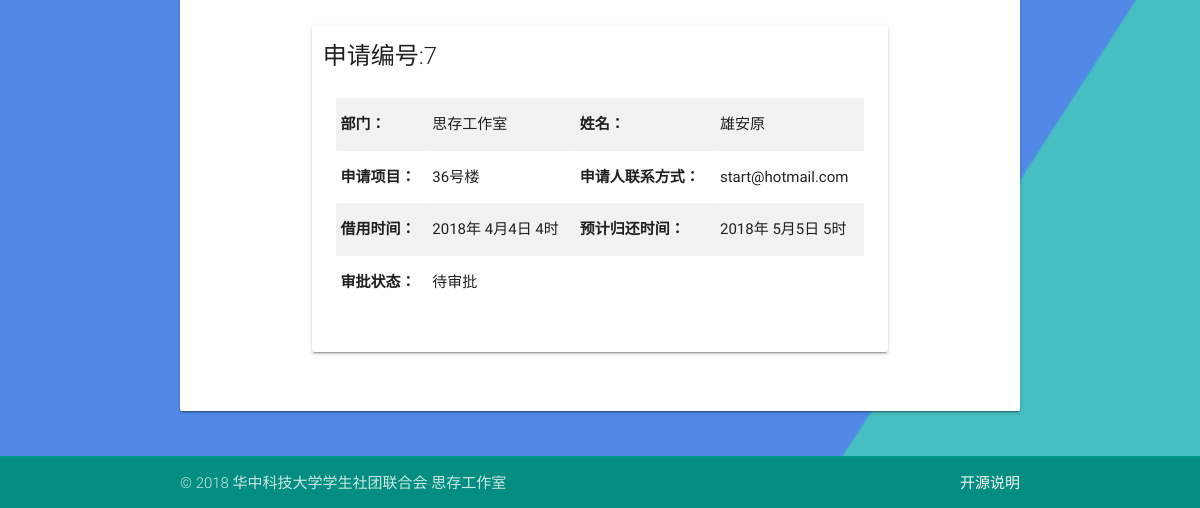
Page /records/ (signed in, lower part) on the earlier database version.
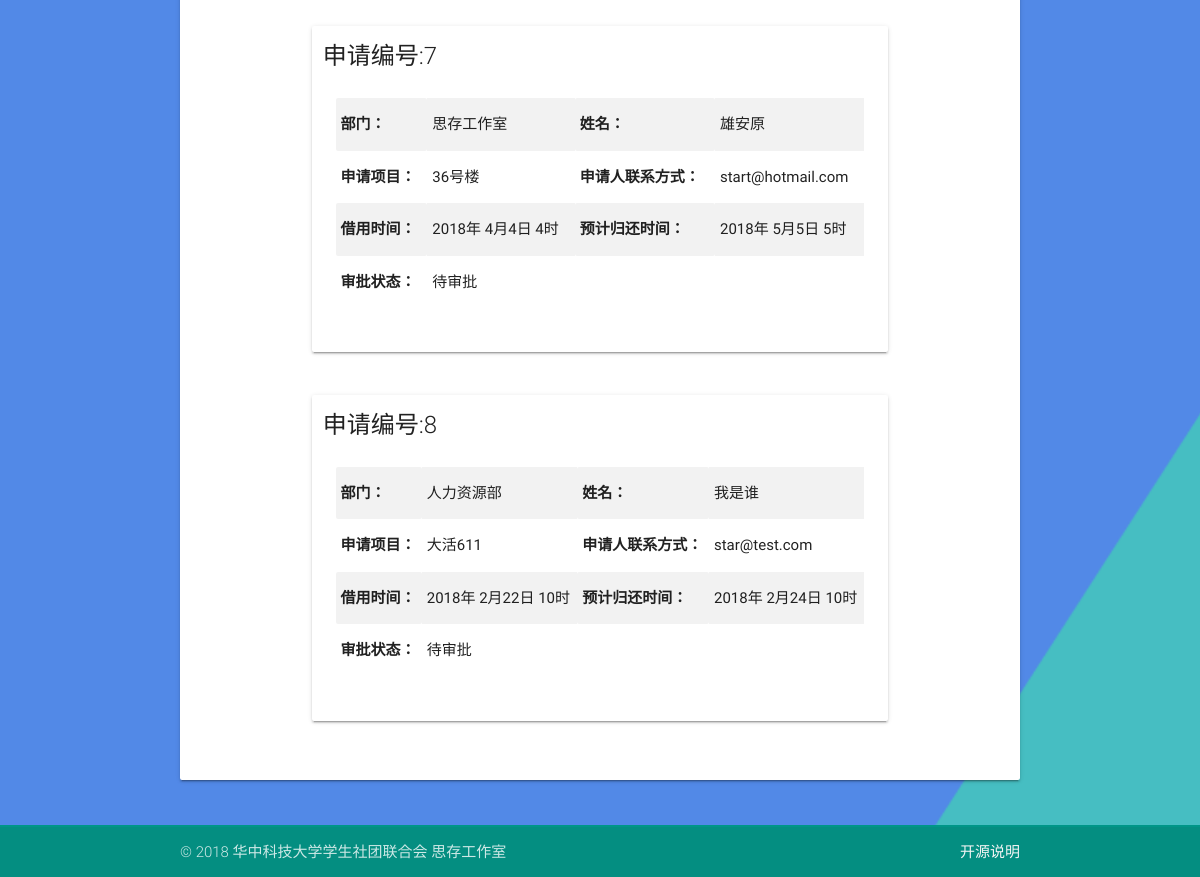
Same page on the later database version.
### tables this page shows
CREATE TABLE CLASSROOM
       (ID  INTEGER    PRIMARY KEY     AUTOINCREMENT,
       DEP     TEXT    NOT NULL,
       NAME    TEXT    NOT NULL,
       CLASSROOM TEXT   NOT NULL,
       CONTACT TEXT    NOT NULL,
       STARTYEAR   INT    NOT NULL,
       STARTMONTH   INT    NOT NULL,
       STARTDAY   INT    NOT NULL,
       STARTHOUR   INT    NOT NULL,
       ENDINGYEAR  TEXT    NOT NULL,
       ENDINGMONTH  TEXT    NOT NULL,
       ENDINGDAY  TEXT    NOT NULL,
       ENDINGHOUR  TEXT    NOT NULL,
       STATUS  INTEGER NOT NULL,
       ADMIN   TEXT );

### app.py (the view)
@app.route('/records/')
@login_verify
def records():
    if 'id' in session:
        tablename = 'material'
    elif 'id2' in session:
        tablename = 'classroom'
    results = get_records(tablename, expire_date().year, expire_date().month)
    num = len(results)
    return render_template('records.html', msgs = results, num = num)

### app.py (called while the page is built)
def expire_date():
    a_month = timedelta(days=31)
    expire_date = date.today() - a_month
    return expire_date

def get_records(tablename, year, month):
    with sqlite3.connect(DATABASE) as database:
        c = database.cursor()
        cursor = c.execute('select * from %s where endingyear >= %d and endingmonth >= %d;'% (tablename, year, month))
        records = cursor.fetchall()
        return records

def login_verify(to_be_decorated):
    @wraps(to_be_decorated)
    def decorated(*args, **kwargs):
        if 'id' not in session and 'id2' not in session:
            flash("请登录！", category="error")     # NOTE: flash-msg show in the NEXT page
            return redirect(url_for('login'))
        return to_be_decorated(*args, **kwargs)
    return decorated

### templates/records.html (shortened to what this page needs)
{% extends "base.html" %}
{% block content %}
<div class="container">
  <div class="card-panel" style="margin-top:1em;">
{% for i in range(0,num)  %}
<div class="container">
<div class="row">
<div class="card col s12">
      <div class="card-title" style="margin-top:0.5em;">  申请编号:{{ msgs[i][0] }}
          </div>
      <div class="card-content">
      	<div class="row">
      		<table class="striped col s12">
            <tr>
              <th>部门：</th><td> {{ msgs[i][1] }}</td>
              <th>姓名：</th><td> {{ msgs[i][2] }}</td>
            </tr>
            <tr>
      				<th>申请项目：</th><td> {{ msgs[i][3] }} </td>
              <th>申请人联系方式：</th><td> {{ msgs[i][4] }} </td>
      			</tr>
            <tr>
      				<th>借用时间：</th><td> {{ msgs[i][5] }}年 {{ msgs[i][6] }}月{{ msgs[i][7] }}日  {{ msgs[i][8] }}时 </td>
      				<th>预计归还时间：</th><td> {{ msgs[i][9] }}年 {{ msgs[i][10] }}月{{ msgs[i][11] }}日  {{ msgs[i][12] }}时 </td>
      			</tr>
            <tr>
              <th>审批状态：</th>
              {% if msgs[i][13] == 0 %}
              <td> 待审批 </td>
              {% elif msgs[i][13] == 1 %}
              <td> 申请通过 </td>
              {% elif msgs[i][13] == 2 %}
              <td> 申请拒绝 </td>
              {% endif %}
                          </tr>
      		</table>
      	</div>
      </div>
      </div>
</div>
</div>
{% endfor %}
</div>
</div>
{% endblock %}

### templates/base.html (shortened to what this page needs)
<!DOCTYPE html>
<html>
<head>
		<link href="{{ url_for('static', filename='css/google_material_icons.css') }}" rel="stylesheet">
		<link type="text/css" rel="stylesheet" href="{{ url_for('static', filename='css/materialize.css') }}"  media="screen,projection"/>
        <link href="{{ url_for('static', filename='css/freetimechecker.css') }}" rel="stylesheet">
        <link href="{{ url_for('static',filename='css/footer_hack.css') }}" rel="stylesheet">
</head>
<body>
		<main >
    <div id="content">{% block content %}{% endblock %}
		</div>
	</main>
  <footer class="page-footer teal">
        <div class="footer-copyright">
            <div class="container">
              © 2018 华中科技大学学生社团联合会  思存工作室
            <a class="grey-text text-lighten-4 right" href="{{ url_for('opensource_info') }}">开源说明</a>
            </div>
         </div>
    </footer>
		<link rel="stylesheet" href="{{ url_for('static', filename='css/toastr.css') }}">
</body>
</html>

### static/css/footer_hack.css (style rules this page uses)
body { display: flex; min-height: 100vh; flex-direction: column; }
main { flex: 1 0 auto; }
footer.page-footer { margin-top: 2rem; padding-top: 2px; }

### templates/base.html (style rules this page uses)
body { background-image:url(/static/img/material-design-color-background.png); background-size: cover; }

Differences in the rows shown:
added CLASSROOM: ID "8", DEP "人力资源部", NAME "我是谁", CLASSROOM "大活611", CONTACT "star@test.com", STARTYEAR "2018", STARTMONTH "2", STARTDAY "22", STARTHOUR "10", ENDINGYEAR "2018", ENDINGMONTH "2", ENDINGDAY "24", ENDINGHOUR "10"
Other differences:
new list line: "申请编号: 部门： 姓名： 申请项目： 申请人联系方式： 借用时间： 年 月 日 时 预计归还时间： 年 月 日 时 审批状态： 待审批"
